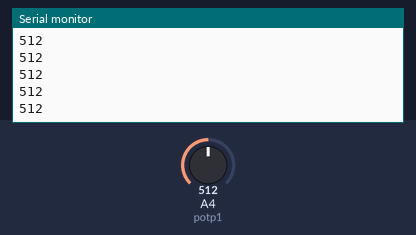
Bench run of a sketch on a simulated Arduino Uno, built with avr-gcc and run on an emulated ATmega328P. Parts: the last lines printed to the serial monitor. The test bench sets the inputs (shaded band); at power-on: A4 (potp1) = 512.

Above: at 1.2 s.
1.3 s: A4 (potp1) set to 716
At 1.31 s:
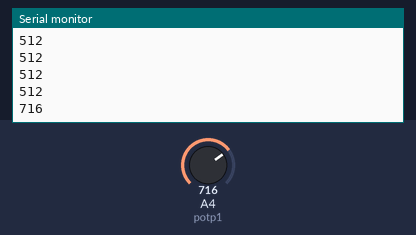
2.8 s: A4 (potp1) set to 900
At 2.81 s:
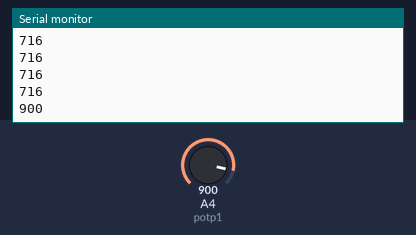
Timing chart, 0 to 5.8 s (numbered marks = the images above; inputs shaded):
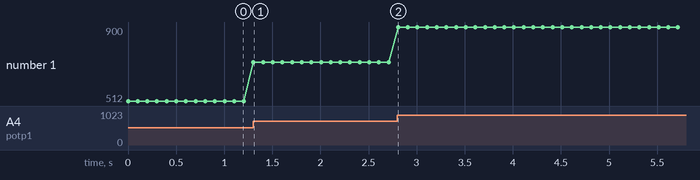

The sketch:

pot.ino
```cpp
int potp1=A4;
int val=0;
void setup() {
  // put your setup code here, to run once:
  Serial.begin(9600);
  pinMode(potp1,INPUT);


}

void loop() {
  // put your main code here, to run repeatedly:
  val = analogRead(potp1);
  Serial.println(val);
  delay(100);

}
```

Measured:
- after the input at 1.3 s, the serial monitor: prints a new line at once (image 1)
- after the input at 2.8 s, the serial monitor: prints a new line at once (image 2)
- plotted number 1: 512 → 716 after the input at 1.3 s, 716 → 900 after the input at 2.8 s
